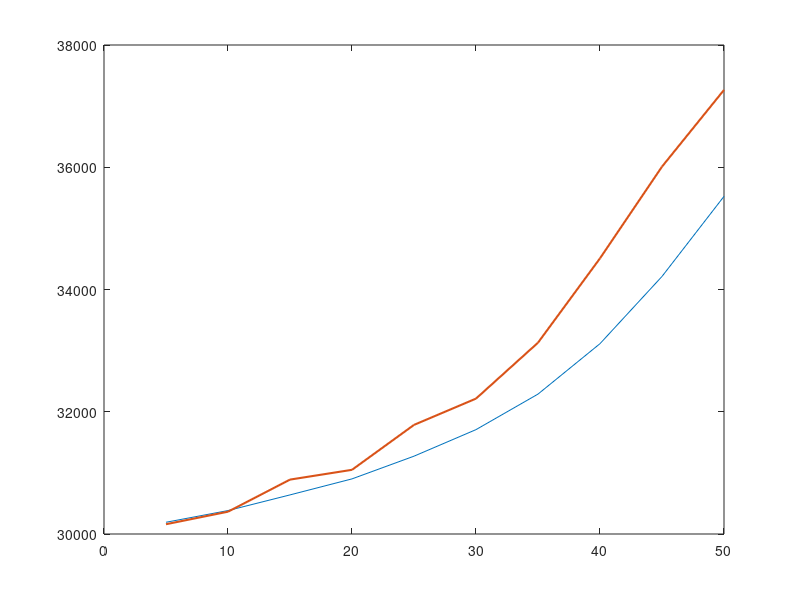

Reproduce this figure in MATLAB.
clear;
clc;

alpha=0.2;
beta=0.1;
gamma=0;
t_samp=5; %track-to-track interval

%initialise values
x_init=30000;
v_init=40;

z=load('abr.txt'); %measurements
n=size(z,2);
t=linspace(t_samp,t_samp*n,n); %time values

x=zeros(1,n); %range estimates of aircraft
v=zeros(1,n); %velocity estimates of aircraft

x_est=zeros(1,n); %range estimates of aircraft
v_est=zeros(1,n); %velocity estimates of aircraft

%Estimate initial values
x_temp=x_init+v_init*t_samp;
v_temp=v_init;
for i = 1:n
    %State Extrapolation Equations:
        %x(i)=x_temp;
        %v(i)=v_temp;
    
    %Present estimate after measurement
    x(i)=x_temp+alpha*(z(i)-x_temp);  
    v(i)=v_temp+beta*(z(i)-x_temp)/t_samp;
    
    x_temp=x(i)+v(i)*t_samp;
    v_temp=v(i);
    
    %Save temporary predicted estimates
    x_est(i)=x_temp;
    v_est(i)=v_temp;

end

format shortG;
%format LONG E ;
[t./5;z;x;v;x_est;v_est] %#ok<NOPTS> 
figure
plot(t,x,t,z,'linewidth',1.5);
